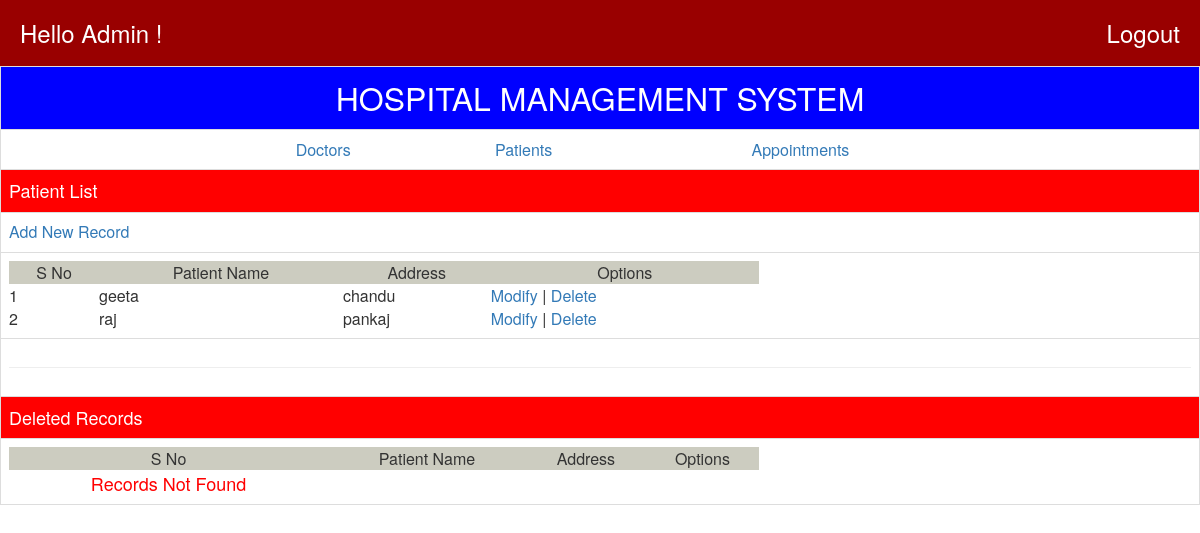
Page /PDEL.php on the committed database.
### tables this page shows
CREATE TABLE IF NOT EXISTS `patient` (
  `pno` int(10) NOT NULL,
  `pname` text NOT NULL,
  `fname` text NOT NULL,
  `sex` text NOT NULL,
  `address` varchar(30) NOT NULL,
  `contact` varchar(10) NOT NULL,
  `dinfo` varchar(15) NOT NULL,
  `amount` decimal(10,0) NOT NULL,
  `pshow` varchar(2) NOT NULL
);

### PDEL.php (the view, shortened to what this page needs)
<?php require('connection.php');?>
<html>
 <head>
 <link rel="stylesheet" href="css/bootstrap.css"/>
 </head>
 <body>
<table class="table table-bordered">
<tr bgcolor=blue><td align=center><font SIZE=6 color=white>HOSPITAL
MANAGEMENT SYSTEM</font></td></tr>
<tr><td><table align=center width=750 cellspacing=0 cellpadding=5>
<tr><td align=center><a href=dlist.php>Doctors</td><td align=center><a
href=plist.php>Patients</td><td align=center><a
href=alist.php>Appointments</td>
</table></td></tr>
<tr bgcolor=red><td ><font size=4 color=white>Patient
List</font></td></tr>
<tr><td><a href=dadd.php>Add New Record</a></td></tr>
<tr><td><table width=750 cellspacing=0 cellpadding=5>
<tr bgcolor=#ccccc><td align=center>S No</td><td align=center>Patient
Name</td><td align=center>Address</td><td
align=center>Options</td></tr>
<?php
$rs1=mysql_query("SELECT * from patient where pshow='Y' order by
pname;");
$sno=1;
while( $row=mysql_fetch_array($rs1)) {
 echo "<tr><td>$sno</td><td>$row[1]</td><td>$row[2]</td><td><a
href=pmod.php?rno=".$row[0].">Modify</a> | <a
href=pdel.php?rno=".$row[0].">Delete</a></td></tr>";
 $sno++;
}
?>
</table></td></tr>
<tr><td align=center><hr></td></tr>
<tr bgcolor=red><td><font size=4 color=white>Deleted
Records</font></td></tr>
<tr><td><table width=750 cellspacing=0 cellpadding=5>
<tr bgcolor=#ccccc><td align=center>S No</td><td align=center>Patient
Name</td><td align=center>Address</td><td
align=center>Options</td></tr>
<?php
$sno=1;
if ($sno==1) echo "<tr><td align=center><font size=4 color=red>Records
Not Found</font></td></tr>";
?>
</table></td></tr>
</table>
</body>
</html>

### rows in the picture
patient: pname "geeta", fname "chandu"
patient: pname "raj", fname "pankaj"
